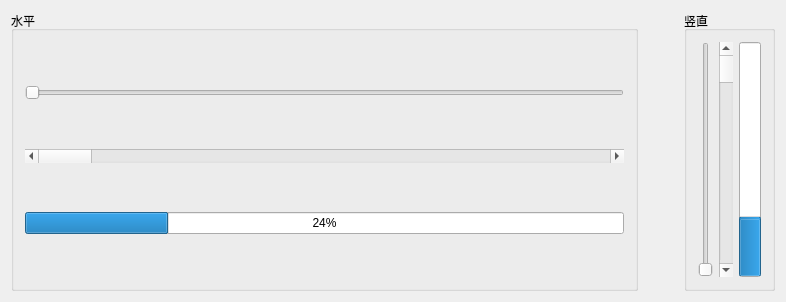
<?xml version="1.0" encoding="UTF-8"?>
<ui version="4.0">
 <class>ExQProgressBar</class>
 <widget class="QWidget" name="ExQProgressBar">
  <property name="geometry">
   <rect>
    <x>0</x>
    <y>0</y>
    <width>786</width>
    <height>302</height>
   </rect>
  </property>
  <property name="windowTitle">
   <string>ExQProgressBar</string>
  </property>
  <layout class="QGridLayout" name="gridLayout">
   <item row="0" column="0">
    <widget class="QGroupBox" name="groupBox">
     <property name="title">
      <string>水平</string>
     </property>
     <layout class="QVBoxLayout" name="verticalLayout_2">
      <item>
       <widget class="QSlider" name="sliderHor">
        <property name="orientation">
         <enum>Qt::Horizontal</enum>
        </property>
       </widget>
      </item>
      <item>
       <widget class="QScrollBar" name="scrollBarHor">
        <property name="orientation">
         <enum>Qt::Horizontal</enum>
        </property>
       </widget>
      </item>
      <item>
       <widget class="QProgressBar" name="progressBarHor">
        <property name="value">
         <number>24</number>
        </property>
        <property name="format">
         <string>%p%</string>
        </property>
       </widget>
      </item>
     </layout>
    </widget>
   </item>
   <item row="0" column="1">
    <spacer name="horizontalSpacer">
     <property name="orientation">
      <enum>Qt::Horizontal</enum>
     </property>
     <property name="sizeType">
      <enum>QSizePolicy::Maximum</enum>
     </property>
     <property name="sizeHint" stdset="0">
      <size>
       <width>40</width>
       <height>20</height>
      </size>
     </property>
    </spacer>
   </item>
   <item row="0" column="2">
    <widget class="QGroupBox" name="groupBox_2">
     <property name="title">
      <string>竖直</string>
     </property>
     <layout class="QHBoxLayout" name="horizontalLayout">
      <item>
       <widget class="QSlider" name="sliderVer">
        <property name="orientation">
         <enum>Qt::Vertical</enum>
        </property>
       </widget>
      </item>
      <item>
       <widget class="QScrollBar" name="scrollBarVer">
        <property name="orientation">
         <enum>Qt::Vertical</enum>
        </property>
       </widget>
      </item>
      <item>
       <widget class="QProgressBar" name="progressBarVer">
        <property name="value">
         <number>24</number>
        </property>
        <property name="orientation">
         <enum>Qt::Vertical</enum>
        </property>
       </widget>
      </item>
     </layout>
    </widget>
   </item>
  </layout>
 </widget>
 <layoutdefault spacing="6" margin="11"/>
 <resources/>
 <connections/>
</ui>
